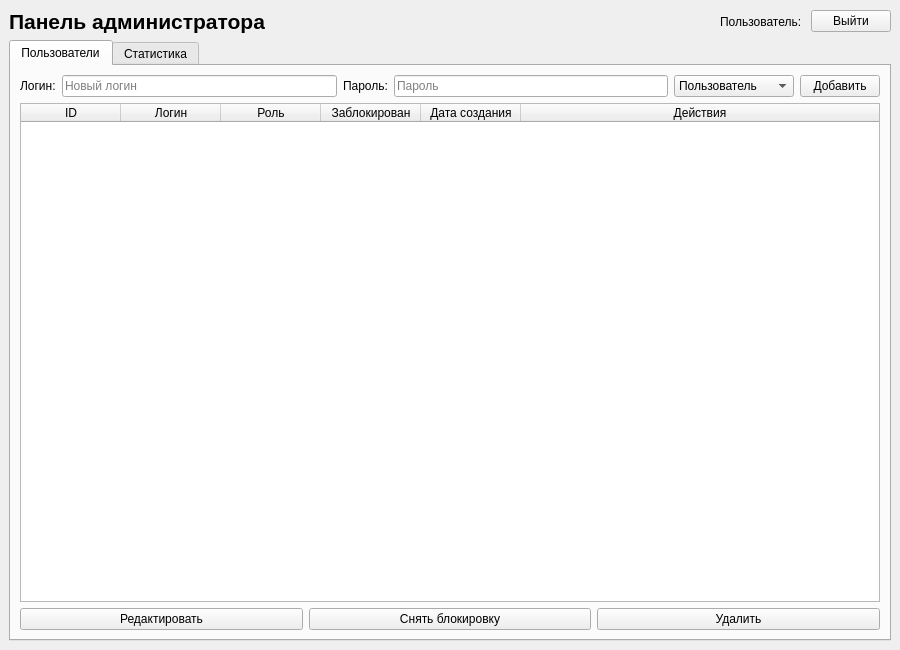
<?xml version="1.0" encoding="UTF-8"?>
<ui version="4.0">
 <class>AdminPanel</class>
 <widget class="QMainWindow" name="AdminPanel">
  <property name="geometry">
   <rect>
    <x>0</x>
    <y>0</y>
    <width>900</width>
    <height>650</height>
   </rect>
  </property>
  <property name="windowTitle">
   <string>Панель администратора — Стоматология «Улыбка»</string>
  </property>
  <widget class="QWidget" name="centralwidget">
   <layout class="QVBoxLayout" name="verticalLayout">
    <item>
     <layout class="QHBoxLayout" name="horizontalLayout_top">
      <item>
       <widget class="QLabel" name="lbl_admin_title">
        <property name="font">
         <font>
          <pointsize>16</pointsize>
          <weight>75</weight>
          <bold>true</bold>
         </font>
        </property>
        <property name="text">
         <string>Панель администратора</string>
        </property>
       </widget>
      </item>
      <item>
       <spacer name="horizontalSpacer">
        <property name="orientation">
         <enum>Qt::Horizontal</enum>
        </property>
        <property name="sizeHint" stdset="0">
         <size>
          <width>40</width>
          <height>20</height>
         </size>
        </property>
       </spacer>
      </item>
      <item>
       <widget class="QLabel" name="lbl_current_user">
        <property name="text">
         <string>Пользователь: </string>
        </property>
       </widget>
      </item>
      <item>
       <widget class="QPushButton" name="btn_logout">
        <property name="text">
         <string>Выйти</string>
        </property>
       </widget>
      </item>
     </layout>
    </item>
    <item>
     <widget class="QTabWidget" name="tab_widget">
      <property name="currentIndex">
       <number>0</number>
      </property>
      <widget class="QWidget" name="tab_users">
       <attribute name="title">
        <string>Пользователи</string>
       </attribute>
       <layout class="QVBoxLayout" name="verticalLayout_2">
        <item>
         <layout class="QHBoxLayout" name="horizontalLayout_add">
          <item>
           <widget class="QLabel" name="lbl_add_login">
            <property name="text">
             <string>Логин:</string>
            </property>
           </widget>
          </item>
          <item>
           <widget class="QLineEdit" name="txt_add_login">
            <property name="placeholderText">
             <string>Новый логин</string>
            </property>
           </widget>
          </item>
          <item>
           <widget class="QLabel" name="lbl_add_password">
            <property name="text">
             <string>Пароль:</string>
            </property>
           </widget>
          </item>
          <item>
           <widget class="QLineEdit" name="txt_add_password">
            <property name="echoMode">
             <enum>QLineEdit::Password</enum>
            </property>
            <property name="placeholderText">
             <string>Пароль</string>
            </property>
           </widget>
          </item>
          <item>
           <widget class="QComboBox" name="cmb_add_role">
            <item>
             <property name="text">
              <string>Пользователь</string>
             </property>
            </item>
            <item>
             <property name="text">
              <string>Администратор</string>
             </property>
            </item>
           </widget>
          </item>
          <item>
           <widget class="QPushButton" name="btn_add_user">
            <property name="text">
             <string>Добавить</string>
            </property>
           </widget>
          </item>
         </layout>
        </item>
        <item>
         <widget class="QTableWidget" name="tbl_users">
          <property name="editTriggers">
           <set>QAbstractItemView::NoEditTriggers</set>
          </property>
          <attribute name="horizontalHeaderStretchLastSection">
           <bool>true</bool>
          </attribute>
          <column>
           <property name="text">
            <string>ID</string>
           </property>
          </column>
          <column>
           <property name="text">
            <string>Логин</string>
           </property>
          </column>
          <column>
           <property name="text">
            <string>Роль</string>
           </property>
          </column>
          <column>
           <property name="text">
            <string>Заблокирован</string>
           </property>
          </column>
          <column>
           <property name="text">
            <string>Дата создания</string>
           </property>
          </column>
          <column>
           <property name="text">
            <string>Действия</string>
           </property>
          </column>
         </widget>
        </item>
        <item>
         <layout class="QHBoxLayout" name="horizontalLayout_actions">
          <item>
           <widget class="QPushButton" name="btn_edit_user">
            <property name="text">
             <string>Редактировать</string>
            </property>
           </widget>
          </item>
          <item>
           <widget class="QPushButton" name="btn_unblock_user">
            <property name="text">
             <string>Снять блокировку</string>
            </property>
           </widget>
          </item>
          <item>
           <widget class="QPushButton" name="btn_delete_user">
            <property name="text">
             <string>Удалить</string>
            </property>
           </widget>
          </item>
         </layout>
        </item>
       </layout>
      </widget>
      <widget class="QWidget" name="tab_stats">
       <attribute name="title">
        <string>Статистика</string>
       </attribute>
       <layout class="QVBoxLayout" name="verticalLayout_3">
        <item>
         <widget class="QLabel" name="lbl_stats">
          <property name="text">
           <string>Статистика системы будет отображаться здесь.</string>
          </property>
          <property name="alignment">
           <set>Qt::AlignCenter</set>
          </property>
         </widget>
        </item>
       </layout>
      </widget>
     </widget>
    </item>
   </layout>
  </widget>
 </widget>
 <resources/>
 <connections/>
</ui>
